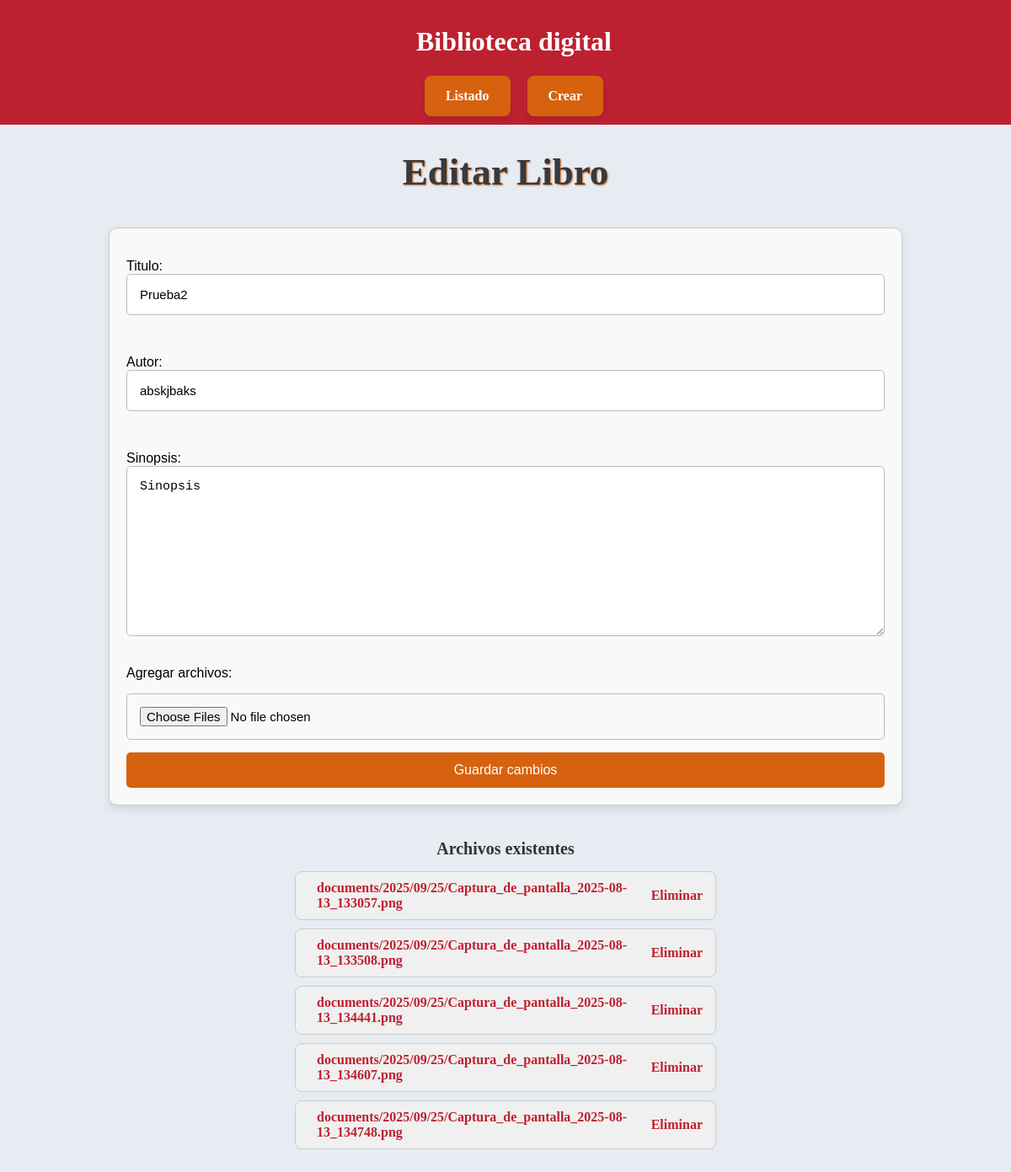
The app's page /libros/15/edit/, older data.
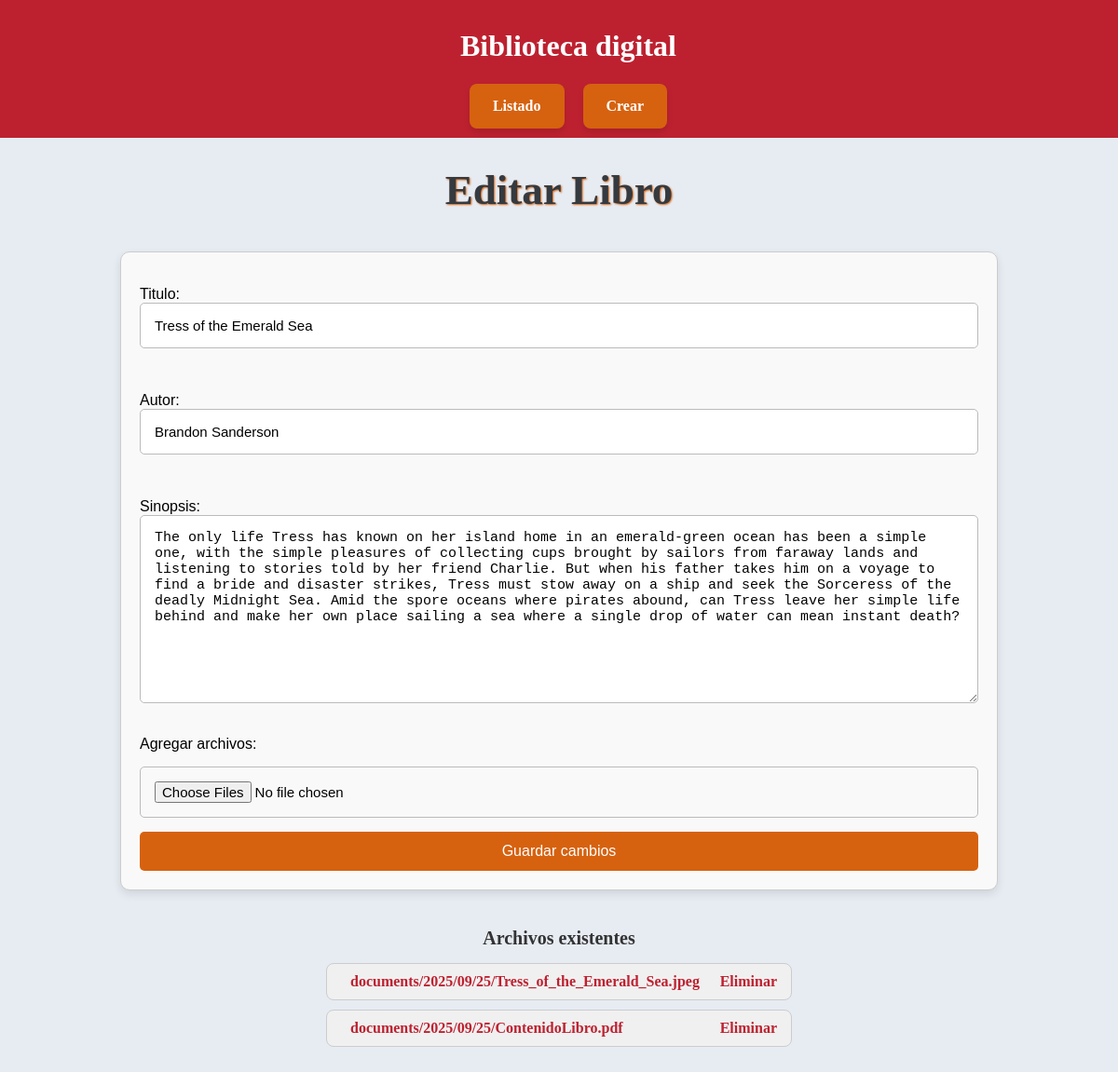
The same page, newer data.
### libros/models.py (models this page shows, shortened)
class Libro(models.Model):
    titulo = models.CharField(max_length=200)
    autor = models.CharField(max_length=200, blank=True)
    sinopsis = models.TextField(blank=True)
    creado_en = models.DateTimeField(auto_now_add=True)

class Documento(models.Model):
    libro = models.ForeignKey(Libro, on_delete=models.CASCADE, related_name='documents')
    archivo = models.FileField(upload_to='documents/%Y/%m/%d/')
    subido_el = models.DateTimeField(auto_now_add=True)

### libros/views.py (the view)
# urls.py: path('libros/<int:pk>/edit/', views.book_edit, name='book_edit'),
def book_edit(request, pk):
    libro = get_object_or_404(Libro, pk=pk)
    file_errors = []
    if request.method == 'POST':
        book_form = BookForm(request.POST, instance=libro)
        files = request.FILES.getlist('files')
        for f in files:
            if not is_allowed_file(f):
                file_errors.append("El archivo que intentas subir no es PDF ni un formato de imagen.")
        if book_form.is_valid() and not file_errors:
            book_form.save()
            for f in files:
                Documento.objects.create(libro=libro, archivo=f)
            messages.success(request, "Libro actualizado correctamente.")
            return redirect('book_list')
    else:
        book_form = BookForm(instance=libro)
    return render(request, 'libros/book_edit.html', {
        'book_form': book_form,
        'file_errors': file_errors,
        'libro': libro
    })

### libros/forms.py
class BookForm(forms.ModelForm):
    class Meta:
        model = Libro
        fields = ['titulo', 'autor', 'sinopsis']

### libros/templates/libros/book_edit.html (shortened to what this page needs)
{% extends 'libros/base.html' %}
{% block content %}
{% load static %}
<link rel="stylesheet" href="{% static 'css/styles.css' %}">
<link rel="stylesheet" href="https://cdnjs.cloudflare.com/ajax/libs/font-awesome/6.5.0/css/all.min.css">
  <div class="pagina">Editar Libro</div>
<form method="post" enctype="multipart/form-data">
    {{ book_form.as_p }}
    <label for="archivos">Agregar archivos:</label>
    <input type="file" name="files" multiple>
    <button type="submit">Guardar cambios</button>
</form>
<h3>Archivos existentes</h3>
<ul>
    {% for doc in libro.documents.all %}
        <li>
            <a href="{{ doc.archivo.url }}" target="_blank">{{ doc.archivo.name }}</a>
            <a href="{% url 'document_delete' doc.pk %}" onclick="return confirm('¿Eliminar este archivo?');">Eliminar</a>
        </li>
    {% empty %}
        <li>No hay archivos.</li>
    {% endfor %}
</ul>
{% endblock %}

Row changes from the older to the newer data that the page shows:
removed Documento: archivo.name "documents/2025/09/25/Captura_de_pantalla_2025-08-13_133057.png"
removed Documento: archivo.name "documents/2025/09/25/Captura_de_pantalla_2025-08-13_133508.png"
removed Documento: archivo.name "documents/2025/09/25/Captura_de_pantalla_2025-08-13_134441.png"
removed Documento: archivo.name "documents/2025/09/25/Captura_de_pantalla_2025-08-13_134607.png"
removed Documento: archivo.name "documents/2025/09/25/Captura_de_pantalla_2025-08-13_134748.png"
changed Libro: titulo "Prueba2" → "Tress of the Emerald Sea"; autor "abskjbaks" → "Brandon Sanderson"; sinopsis "Sinopsis" → "The only life Tress has known on her island home in an emerald-green ocean has been a simple one, with the simple pleasures of collecting cups brought by sailors from faraway lands and listening to stories told by her friend Charlie. But when his father takes him on a voyage to find a bride and disaster strikes, Tress must stow away on a ship and seek the Sorceress of the deadly Midnight Sea. Amid the spore oceans where pirates abound, can Tress leave her simple life behind and make her own place sailing a sea where a single drop of water can mean instant death?"
added Documento: archivo.name "documents/2025/09/25/Tress_of_the_Emerald_Sea.jpeg"
added Documento: archivo.name "documents/2025/09/25/ContenidoLibro.pdf"
